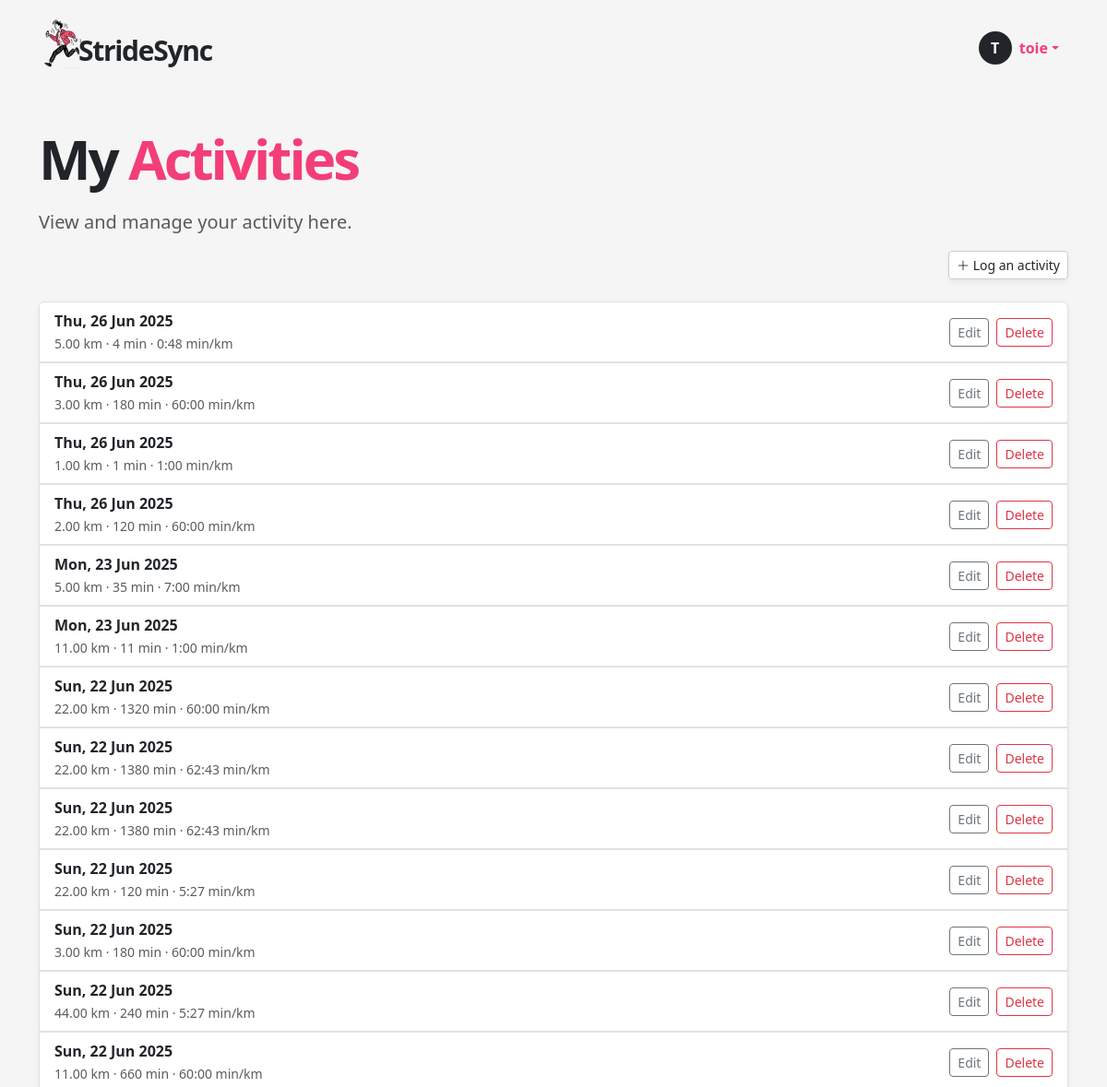
Before: /my-activities (signed in, upper part) with the older database file.
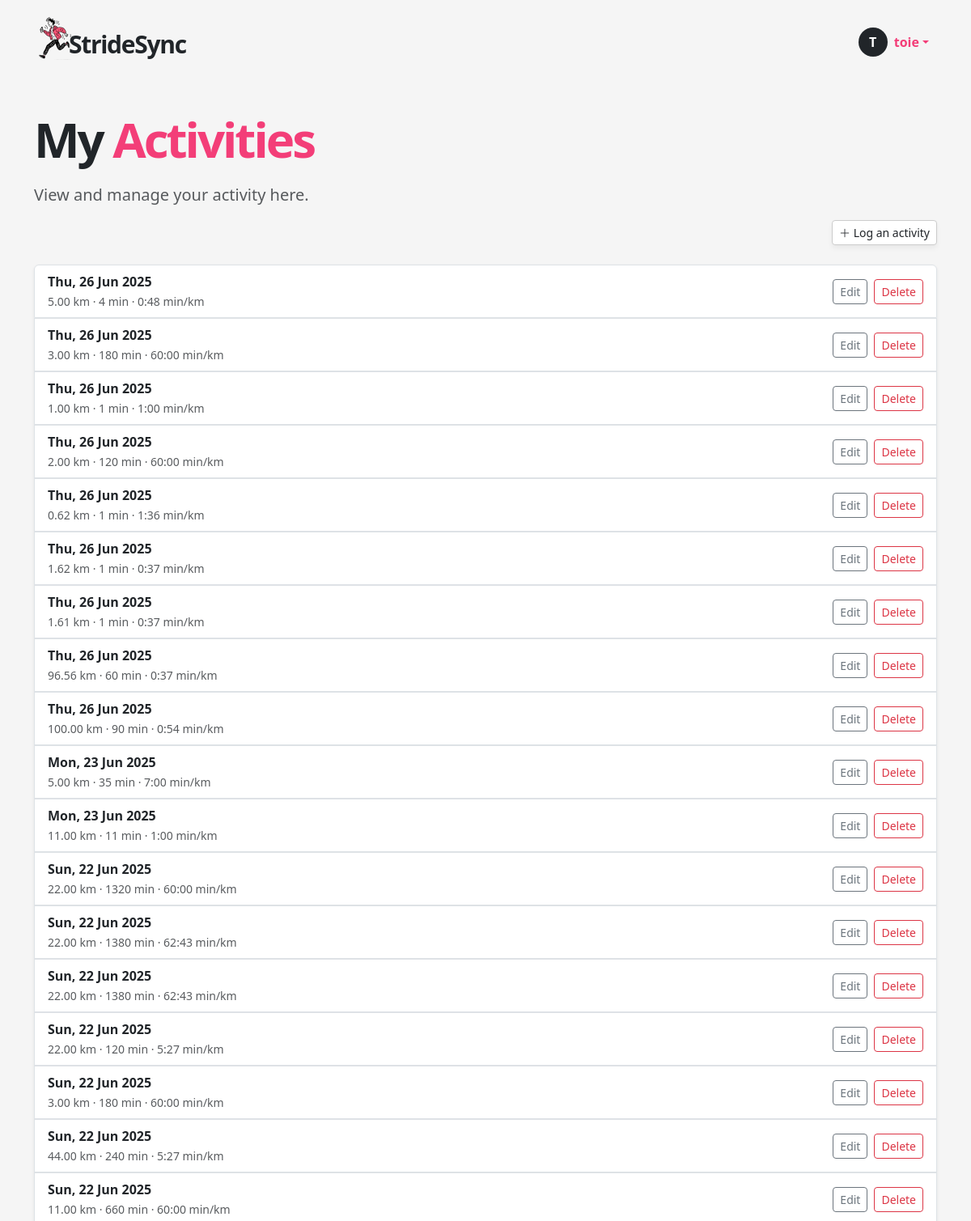
After: the same page with the newer database file.
### app/models.py (models this page shows, shortened)
class User(UserMixin, db.Model):
    __tablename__ = "users"
    id = sa.Column(sa.Integer, primary_key=True)
    email = sa.Column(sa.String(120), unique=True, nullable=False, index=True)
    password_hash = sa.Column(sa.String(256))
    username = sa.Column(sa.String(64), unique=True, nullable=False, index=True)
    role = sa.Column(sa.Enum(UserRole), default=UserRole.USER, nullable=False)
    is_verified = sa.Column(sa.Boolean, default=False)
    verification_token = sa.Column(sa.String(128), nullable=False, default=lambda: secrets.token_urlsafe(32))
    unit_preference = Column(String(2), default='km')  # 'km' or 'mi'
    notify_group_activity = Column(Boolean, default=True)
    is_public_profile = Column(Boolean, default=False)
    reset_token = db.Column(db.String, nullable=True)
    reset_token_expiry = db.Column(db.DateTime, nullable=True)
    runs = so.relationship("Run", back_populates="user", cascade="all, delete-orphan")
    groups = so.relationship("Group", secondary=user_groups, back_populates="members")
    admin_of_groups = so.relationship("Group", secondary=group_admins, back_populates="admins")

class Run(db.Model):
    __tablename__ = "runs"
    id = sa.Column(sa.Integer, primary_key=True)
    date = sa.Column(sa.DateTime(timezone=True), index=True)
    distance = sa.Column(Numeric(precision=8, scale=2))  # replaces sa.Integer
    time = sa.Column(sa.Integer)      # seconds (duration)
    pace = sa.Column(sa.Integer)      # seconds per km
    user_id = sa.Column(sa.Integer, sa.ForeignKey("users.id"), index=True)
    user = so.relationship("User", back_populates="runs")
    groups = so.relationship("Group", secondary=run_groups, back_populates="runs")

### app/routes.py (the view)
@app.route('/my-activities')
@login_required
def my_activities():
    runs = db.session.scalars(
        sa.select(Run).where(Run.user_id == current_user.id).order_by(Run.date.desc())
    ).all()
    form = LogActivityForm()
    form.groups.choices = [(g.id, g.name) for g in current_user.groups]
    edit_form = EditRunForm()
    edit_form.groups.choices = [(g.id, g.name) for g in current_user.groups]
    delete_form = DeleteRunForm()
    return render_template(
        "my_activities.html",
        runs=runs,
        form=form,
        edit_form=edit_form,
        delete_form=delete_form,
        user=current_user
    )

### app/models.py (called while the page is built)
@login.user_loader
def load_user(id):
    return db.session.get(User, int(id))

### app/templates/my_activities.html (shortened to what this page needs)
{% extends "base.html" %}
{% block content %}
<section class="py-5">
  <div class="container">
    <h1 class="display-4 fw-bold mb-4 hero-title">My <span>Activities</span></h1>
    <p class="lead text-muted ">View and manage your activity here.</p>
    <div class="mb-4 justify-content-end d-flex">
      <a href="#" class="btn btn-soft btn-sm" data-bs-toggle="modal" data-bs-target="#logActivityModal">
          <i class="bi bi-plus-lg"></i> Log an activity
        </a>
    </div>
    {% if runs %}
    <div class="list-group shadow-sm">
      {% for run in runs %}
        <div class="list-group-item d-flex justify-content-between align-items-center">
          <div>
            <strong>{{ run.date.strftime('%a, %d %b %Y') }}</strong><br>
            <small class="text-muted">
              {{ run.distance }} km · {{ run.time // 60 }} min ·
              {{ "%d:%02d" % (run.pace // 60, run.pace % 60) }} min/km
            </small>
          </div>
          <div class="d-flex gap-2">
            <button class="btn btn-sm btn-outline-secondary" data-bs-toggle="modal" data-bs-target="#editRunModal{{ run.id }}">Edit</button>
            <button class="btn btn-sm btn-outline-danger" data-bs-toggle="modal" data-bs-target="#deleteRunModal{{ run.id }}">Delete</button>
          </div>
        </div>
                    {% set selected_group_ids = run.groups | map(attribute='id') | list %}
      {% endfor %}
    </div>
    {% else %}
      <p class="text-muted">No runs logged yet. Start by adding a new one.</p>
    {% endif %}
  </div>
</section>
{% endblock %}

### app/templates/base.html (shortened to what this page needs)
<!DOCTYPE html>
<html lang="en">
<head>
  <link href="https://cdn.jsdelivr.net/npm/bootstrap@5.3.6/dist/css/bootstrap.min.css" rel="stylesheet">
  <link href="https://cdn.jsdelivr.net/npm/bootstrap-icons@1.10.5/font/bootstrap-icons.css" rel="stylesheet">
  <link rel="stylesheet" href="{{ url_for('static', filename='style.css') }}">
</head>
<body>
  <header>
    <nav class="navbar">
      <div class="container d-flex justify-content-between align-items-center py-2">
        <a href="/index" class="text-decoration-none logo-container d-flex align-items-center">
          <img src="{{ url_for('static', filename='img/icon.png') }}" width="50px" style="margin-right: -15px !important;" alt="StrideSync logo">
          <p class="logo mb-0 ms-2">StrideSync</p>
        </a>
        <ul class="navbar-nav flex-row align-items-center mb-0 menubox">
          {% if current_user.is_anonymous %}
            <li class="nav-item">
              <a class="btn btn-dark px-4" href="{{ url_for('login') }}">LOGIN</a>
            </li>
          {% else %}
            <li class="nav-item dropdown">
              <a class="nav-link dropdown-toggle d-flex align-items-center" href="#" id="userDropdown" role="button" data-bs-toggle="dropdown" aria-expanded="false">
                <div class="avatar-circle bg-dark text-white rounded-circle d-flex justify-content-center align-items-center me-2" style="width: 36px; height: 36px; font-weight: bold;">
                  {{ current_user.username[0]|upper }}
                </div>
                <span class="fw-semibold text-truncate d-inline-block username-truncate" title="{{ current_user.username }}">
                  {{ current_user.username }}
                </span>
              </a>
            </li>
          {% endif %}
        </ul>
      </div>
    </nav>
  </header>
  <main>
    {% block content %}{% endblock %}
  </main>
</body>
</html>

### app/static/style.css (style rules this page uses)
html, body { height: 100%; margin: 0; display: flex; flex-direction: column; scroll-behavior: smooth; }
body { background-color: #f5f5f5; }
main { flex: 1; }
a { color: #f33e78; }
.logo { font-size: 30px; font-weight: 700; letter-spacing: -1.3px; margin-top: 15px; }
.logo-container { color: unset; }
.hero-title { font-weight: 900 !important; font-size: 60px; letter-spacing: -3px; line-height: 60px; }
.hero-title span { color: #f33e78; }
.btn-soft, .btn-soft-white { background: white; border: 1px solid #ccc; box-shadow: 0 4px 6px rgba(0,0,0,0.05); }
.nav-link { color: #f33e78 !important; }
.menubox { margin-top: 10px; margin-right: 10px; }
.username-truncate { max-width: 100px; overflow: hidden; text-overflow: ellipsis; white-space: nowrap; vertical-align: middle; }

Changed rows visible on the page:
added Run: date "Thu, 26 Jun 2025", distance "0.62", time "1", pace "1:36"
added Run: date "Thu, 26 Jun 2025", distance "1.62", time "1", pace "0:37"
added Run: date "Thu, 26 Jun 2025", distance "1.61", time "1", pace "0:37"
added Run: date "Thu, 26 Jun 2025", distance "96.56", time "60", pace "0:37"
added Run: date "Thu, 26 Jun 2025", distance "100.00", time "90", pace "0:54"
